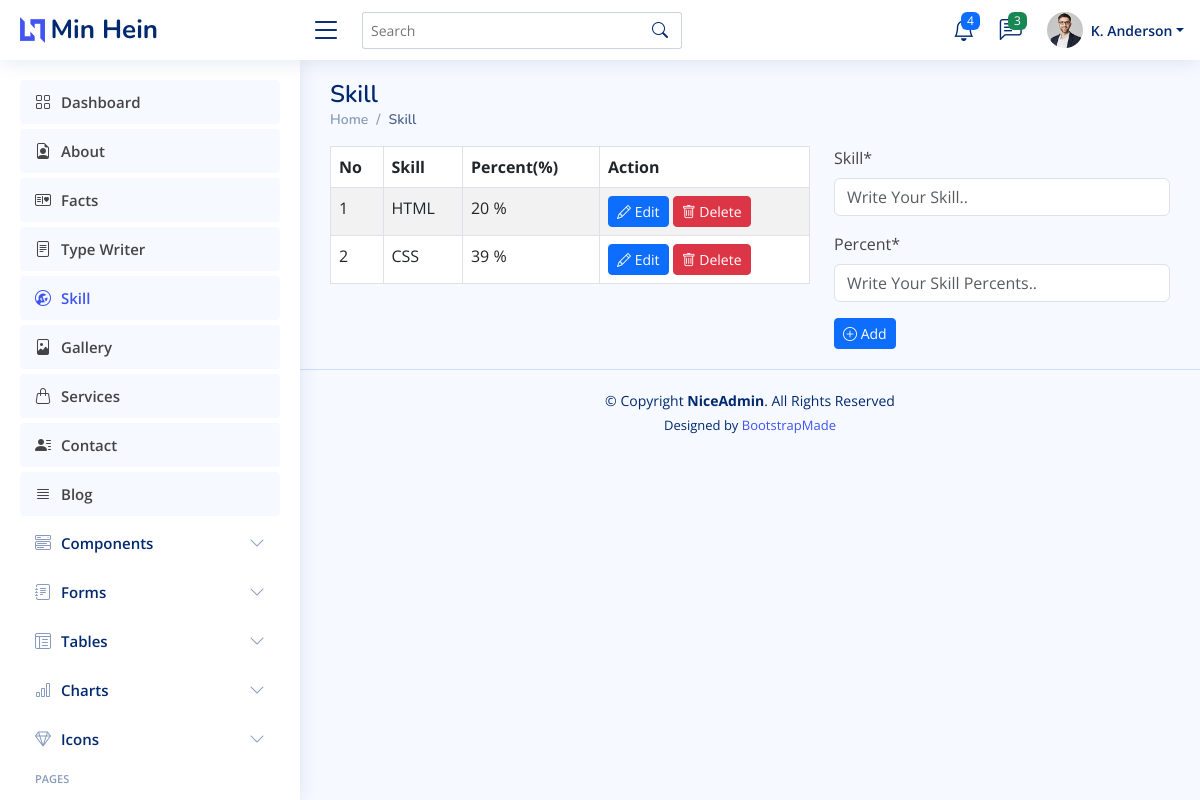
/dashboard/skill/, run on an earlier commit of the app's database.
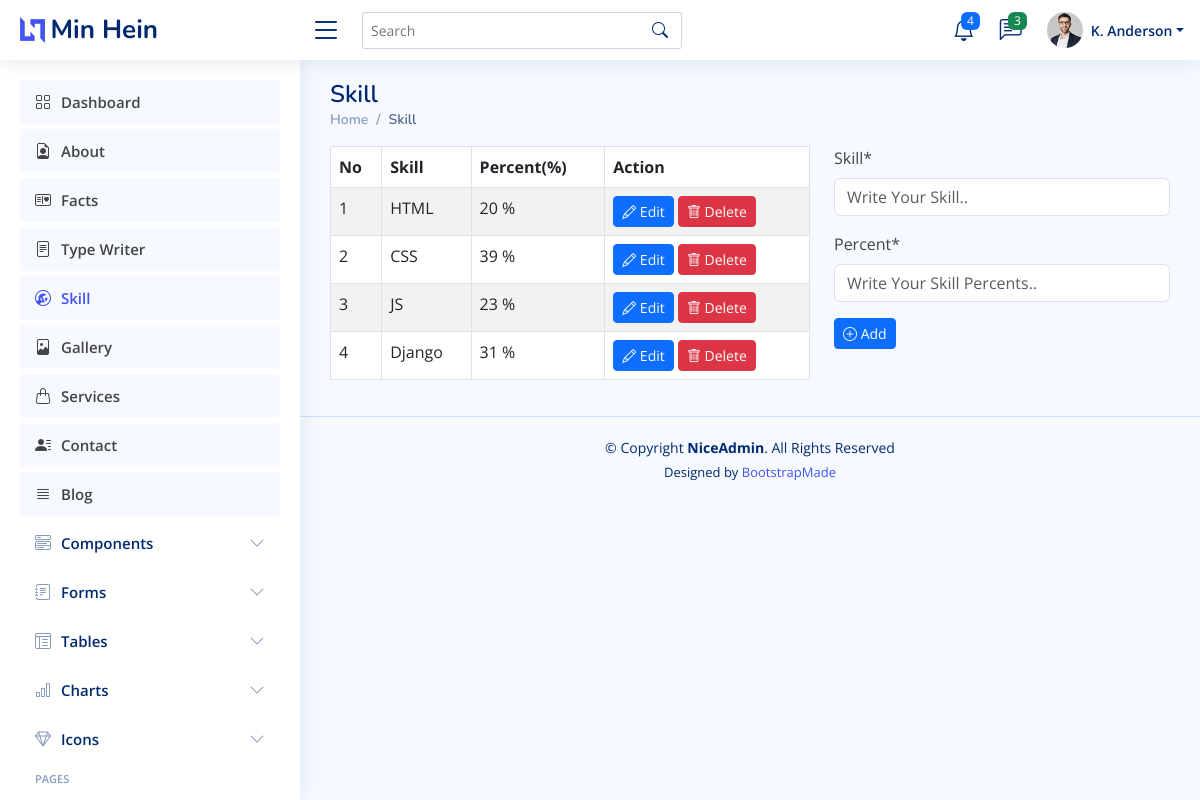
And on a later commit of the database.
### dashboard/models.py (models this page shows, shortened)
class Skill(models.Model):
    skill = models.CharField(max_length=50, null=True)
    percent = models.IntegerField(null=True)
    created_at = models.DateTimeField(auto_now=True)
    updated_at = models.DateTimeField(auto_now_add=True)
    slug = models.SlugField(max_length=255, null=False,blank=True,unique=True,editable=False,)

### dashboard/views.py (the view)
# urls.py: path('skill/', views.skill, name='skill'),
def skill(request):
    page = 'skill'
    skills = Skill.objects.all()
    forms = SkillForm()
    if request.method == "POST":
        form = SkillForm(request.POST)
        if form.is_valid():
            form.save()
            messages.success(request, 'Has been added successfully!')
            return redirect('skill')
    context = {'page':page,'skills':skills, 'forms':forms}
    return render(request, 'dashboard/skill/skill.html', context)

### dashboard/forms.py
class SkillForm(forms.ModelForm):
    class Meta:
        model = Skill
        fields = "__all__"
        widgets = {
            'skill':forms.TextInput(attrs=({'placeholder':'Write Your Skill..'})),
            'percent':forms.NumberInput(attrs=({'placeholder':"Write Your Skill Percents.."})),
        }

### dashboard/templates/dashboard/skill/skill.html (shortened to what this page needs)
{% extends 'dashboard/main.html' %}
{% load crispy_forms_tags %}
{% block content %}
<div class="pagetitle">
    <h1>Skill</h1>
    <nav>
      <ol class="breadcrumb">
        <li class="breadcrumb-item"><a href="{% url 'dashboard' %}">Home</a></li>
        <li class="breadcrumb-item active">Skill</li>
      </ol>
    </nav>
  </div>
  <div class="row">
    <div class="col-md-7">
        <table class="table table-striped table-bordered">
            <thead>
              <tr>
                <th scope="col">No</th>
                <th scope="col">Skill</th>
                <th scope="col">Percent(%)</th>
                <th scope="col">Action</th>
              </tr>
            </thead>
            <tbody>
              {% for skill in skills %}
                <tr>
                    <td>{{ forloop.counter }}</td>
                    <td>{{ skill.skill }}</td>
                    <td>{{ skill.percent }} %</td>
                    <td>
                        <a href="{% url 'skill-edit' skill.slug %}" class="btn btn-primary btn-sm">
                            <i class="bi bi-pencil"></i> Edit
                        </a>
                        <a href="{% url 'skill-delete' skill.slug %}" class="btn btn-danger btn-sm">
                            <i class="bi bi-trash"></i> Delete
                        </a>
                    </td>
                </tr>
              {% endfor %}
            </tbody>
          </table>
    </div>
{% if page == "skill" %}
    <div class="col-md-5">
        <form action="" method="post">
            {{ forms.skill|as_crispy_field }}
            {{ forms.percent|as_crispy_field }}
            <button type="submit" class="btn btn-primary btn-sm">
                <i class="bi bi-plus-circle"></i> Add
            </button>
        </form>
    </div>
{% endif %}
{% endblock content %}

What changed in the data, as far as the page shows it:
added Skill: skill "JS", percent "23"
added Skill: skill "Django", percent "31"
